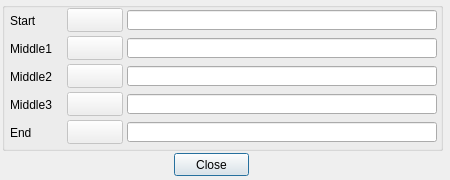
<?xml version="1.0" encoding="UTF-8"?>
<ui version="4.0">
 <class>coordinatesDialog</class>
 <widget class="QDialog" name="coordinatesDialog">
  <property name="geometry">
   <rect>
    <x>0</x>
    <y>0</y>
    <width>450</width>
    <height>180</height>
   </rect>
  </property>
  <property name="minimumSize">
   <size>
    <width>450</width>
    <height>180</height>
   </size>
  </property>
  <property name="maximumSize">
   <size>
    <width>450</width>
    <height>180</height>
   </size>
  </property>
  <property name="windowTitle">
   <string>Marker coordinates</string>
  </property>
  <property name="locale">
   <locale language="C" country="AnyCountry"/>
  </property>
  <widget class="QPushButton" name="closeButton">
   <property name="geometry">
    <rect>
     <x>174</x>
     <y>153</y>
     <width>75</width>
     <height>23</height>
    </rect>
   </property>
   <property name="locale">
    <locale language="C" country="AnyCountry"/>
   </property>
   <property name="text">
    <string>Close</string>
   </property>
  </widget>
  <widget class="QGroupBox" name="groupBox">
   <property name="geometry">
    <rect>
     <x>2</x>
     <y>2</y>
     <width>441</width>
     <height>149</height>
    </rect>
   </property>
   <property name="title">
    <string/>
   </property>
   <widget class="QLabel" name="label">
    <property name="geometry">
     <rect>
      <x>8</x>
      <y>12</y>
      <width>47</width>
      <height>13</height>
     </rect>
    </property>
    <property name="locale">
     <locale language="C" country="AnyCountry"/>
    </property>
    <property name="text">
     <string>Start</string>
    </property>
   </widget>
   <widget class="QLineEdit" name="middle3Coords">
    <property name="geometry">
     <rect>
      <x>125</x>
      <y>92</y>
      <width>310</width>
      <height>20</height>
     </rect>
    </property>
    <property name="locale">
     <locale language="C" country="AnyCountry"/>
    </property>
   </widget>
   <widget class="QLineEdit" name="middle2Coords">
    <property name="geometry">
     <rect>
      <x>125</x>
      <y>64</y>
      <width>310</width>
      <height>20</height>
     </rect>
    </property>
    <property name="locale">
     <locale language="C" country="AnyCountry"/>
    </property>
   </widget>
   <widget class="QLineEdit" name="endCoords">
    <property name="geometry">
     <rect>
      <x>125</x>
      <y>120</y>
      <width>310</width>
      <height>20</height>
     </rect>
    </property>
    <property name="locale">
     <locale language="C" country="AnyCountry"/>
    </property>
   </widget>
   <widget class="QLabel" name="label_2">
    <property name="geometry">
     <rect>
      <x>8</x>
      <y>40</y>
      <width>47</width>
      <height>13</height>
     </rect>
    </property>
    <property name="locale">
     <locale language="C" country="AnyCountry"/>
    </property>
    <property name="text">
     <string>Middle1</string>
    </property>
   </widget>
   <widget class="QLabel" name="label_4">
    <property name="geometry">
     <rect>
      <x>8</x>
      <y>96</y>
      <width>47</width>
      <height>13</height>
     </rect>
    </property>
    <property name="locale">
     <locale language="C" country="AnyCountry"/>
    </property>
    <property name="text">
     <string>Middle3</string>
    </property>
   </widget>
   <widget class="QLineEdit" name="middle1Coords">
    <property name="geometry">
     <rect>
      <x>125</x>
      <y>36</y>
      <width>310</width>
      <height>20</height>
     </rect>
    </property>
    <property name="locale">
     <locale language="C" country="AnyCountry"/>
    </property>
   </widget>
   <widget class="QLineEdit" name="startCoords">
    <property name="geometry">
     <rect>
      <x>125</x>
      <y>8</y>
      <width>310</width>
      <height>20</height>
     </rect>
    </property>
    <property name="locale">
     <locale language="C" country="AnyCountry"/>
    </property>
   </widget>
   <widget class="QLabel" name="label_5">
    <property name="geometry">
     <rect>
      <x>8</x>
      <y>124</y>
      <width>47</width>
      <height>13</height>
     </rect>
    </property>
    <property name="locale">
     <locale language="C" country="AnyCountry"/>
    </property>
    <property name="text">
     <string>End</string>
    </property>
   </widget>
   <widget class="QLabel" name="label_3">
    <property name="geometry">
     <rect>
      <x>8</x>
      <y>68</y>
      <width>47</width>
      <height>13</height>
     </rect>
    </property>
    <property name="locale">
     <locale language="C" country="AnyCountry"/>
    </property>
    <property name="text">
     <string>Middle2</string>
    </property>
   </widget>
   <widget class="QPushButton" name="pushButton">
    <property name="enabled">
     <bool>false</bool>
    </property>
    <property name="geometry">
     <rect>
      <x>65</x>
      <y>6</y>
      <width>56</width>
      <height>24</height>
     </rect>
    </property>
    <property name="text">
     <string/>
    </property>
    <property name="icon">
     <iconset>
      <normaloff>icons/start.png</normaloff>icons/start.png</iconset>
    </property>
    <property name="iconSize">
     <size>
      <width>48</width>
      <height>48</height>
     </size>
    </property>
   </widget>
   <widget class="QPushButton" name="pushButton_2">
    <property name="enabled">
     <bool>false</bool>
    </property>
    <property name="geometry">
     <rect>
      <x>65</x>
      <y>34</y>
      <width>56</width>
      <height>24</height>
     </rect>
    </property>
    <property name="text">
     <string/>
    </property>
    <property name="icon">
     <iconset>
      <normaloff>icons/m1.png</normaloff>icons/m1.png</iconset>
    </property>
    <property name="iconSize">
     <size>
      <width>48</width>
      <height>48</height>
     </size>
    </property>
   </widget>
   <widget class="QPushButton" name="pushButton_3">
    <property name="enabled">
     <bool>false</bool>
    </property>
    <property name="geometry">
     <rect>
      <x>65</x>
      <y>62</y>
      <width>56</width>
      <height>24</height>
     </rect>
    </property>
    <property name="text">
     <string/>
    </property>
    <property name="icon">
     <iconset>
      <normaloff>icons/m2.png</normaloff>icons/m2.png</iconset>
    </property>
    <property name="iconSize">
     <size>
      <width>48</width>
      <height>48</height>
     </size>
    </property>
   </widget>
   <widget class="QPushButton" name="pushButton_4">
    <property name="enabled">
     <bool>false</bool>
    </property>
    <property name="geometry">
     <rect>
      <x>65</x>
      <y>90</y>
      <width>56</width>
      <height>24</height>
     </rect>
    </property>
    <property name="text">
     <string/>
    </property>
    <property name="icon">
     <iconset>
      <normaloff>icons/m3.png</normaloff>icons/m3.png</iconset>
    </property>
    <property name="iconSize">
     <size>
      <width>48</width>
      <height>48</height>
     </size>
    </property>
   </widget>
   <widget class="QPushButton" name="pushButton_5">
    <property name="enabled">
     <bool>false</bool>
    </property>
    <property name="geometry">
     <rect>
      <x>65</x>
      <y>118</y>
      <width>56</width>
      <height>24</height>
     </rect>
    </property>
    <property name="text">
     <string/>
    </property>
    <property name="icon">
     <iconset>
      <normaloff>icons/end.png</normaloff>icons/end.png</iconset>
    </property>
    <property name="iconSize">
     <size>
      <width>48</width>
      <height>48</height>
     </size>
    </property>
   </widget>
  </widget>
  <zorder>groupBox</zorder>
  <zorder>closeButton</zorder>
 </widget>
 <resources/>
 <connections/>
</ui>
